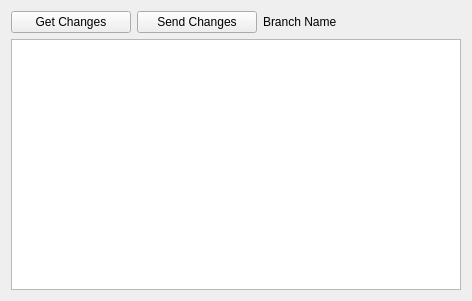
<?xml version="1.0" encoding="UTF-8"?>
<ui version="4.0">
 <class>RepoPanel</class>
 <widget class="QWidget" name="RepoPanel">
  <property name="geometry">
   <rect>
    <x>0</x>
    <y>0</y>
    <width>472</width>
    <height>301</height>
   </rect>
  </property>
  <layout class="QVBoxLayout" name="verticalLayout">
   <item>
    <widget class="QWidget" name="horizontalLayoutWidget" native="true">
     <layout class="QHBoxLayout" name="horizontalLayout" stretch="0,0,0">
      <property name="leftMargin">
       <number>0</number>
      </property>
      <property name="topMargin">
       <number>0</number>
      </property>
      <property name="rightMargin">
       <number>0</number>
      </property>
      <property name="bottomMargin">
       <number>0</number>
      </property>
      <item>
       <widget class="QPushButton" name="getChanges">
        <property name="sizePolicy">
         <sizepolicy hsizetype="MinimumExpanding" vsizetype="Fixed">
          <horstretch>0</horstretch>
          <verstretch>0</verstretch>
         </sizepolicy>
        </property>
        <property name="maximumSize">
         <size>
          <width>120</width>
          <height>16777215</height>
         </size>
        </property>
        <property name="text">
         <string>Get Changes</string>
        </property>
       </widget>
      </item>
      <item>
       <widget class="QPushButton" name="sendChanges">
        <property name="sizePolicy">
         <sizepolicy hsizetype="MinimumExpanding" vsizetype="Fixed">
          <horstretch>0</horstretch>
          <verstretch>0</verstretch>
         </sizepolicy>
        </property>
        <property name="maximumSize">
         <size>
          <width>120</width>
          <height>16777215</height>
         </size>
        </property>
        <property name="text">
         <string>Send Changes</string>
        </property>
       </widget>
      </item>
      <item>
       <widget class="QLabel" name="branchName">
        <property name="sizePolicy">
         <sizepolicy hsizetype="MinimumExpanding" vsizetype="Preferred">
          <horstretch>0</horstretch>
          <verstretch>0</verstretch>
         </sizepolicy>
        </property>
        <property name="text">
         <string>Branch Name</string>
        </property>
       </widget>
      </item>
     </layout>
    </widget>
   </item>
   <item>
    <widget class="QTreeView" name="treeView">
     <property name="alternatingRowColors">
      <bool>true</bool>
     </property>
     <property name="selectionMode">
      <enum>QAbstractItemView::ExtendedSelection</enum>
     </property>
     <property name="uniformRowHeights">
      <bool>true</bool>
     </property>
     <property name="sortingEnabled">
      <bool>true</bool>
     </property>
     <attribute name="headerCascadingSectionResizes">
      <bool>true</bool>
     </attribute>
     <attribute name="headerMinimumSectionSize">
      <number>50</number>
     </attribute>
     <attribute name="headerDefaultSectionSize">
      <number>120</number>
     </attribute>
     <attribute name="headerShowSortIndicator" stdset="0">
      <bool>true</bool>
     </attribute>
    </widget>
   </item>
  </layout>
 </widget>
 <resources/>
 <connections/>
</ui>
